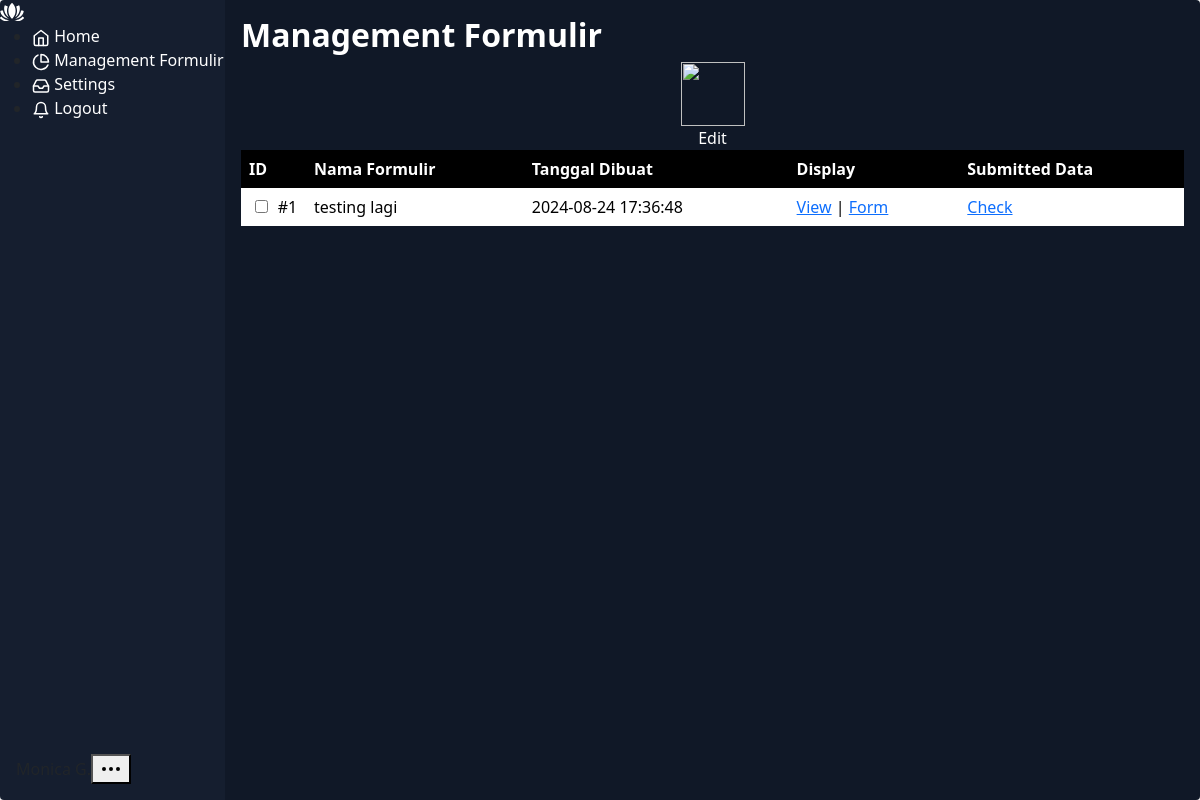
The page /index.php/display/management_formulir on the database as committed earlier.
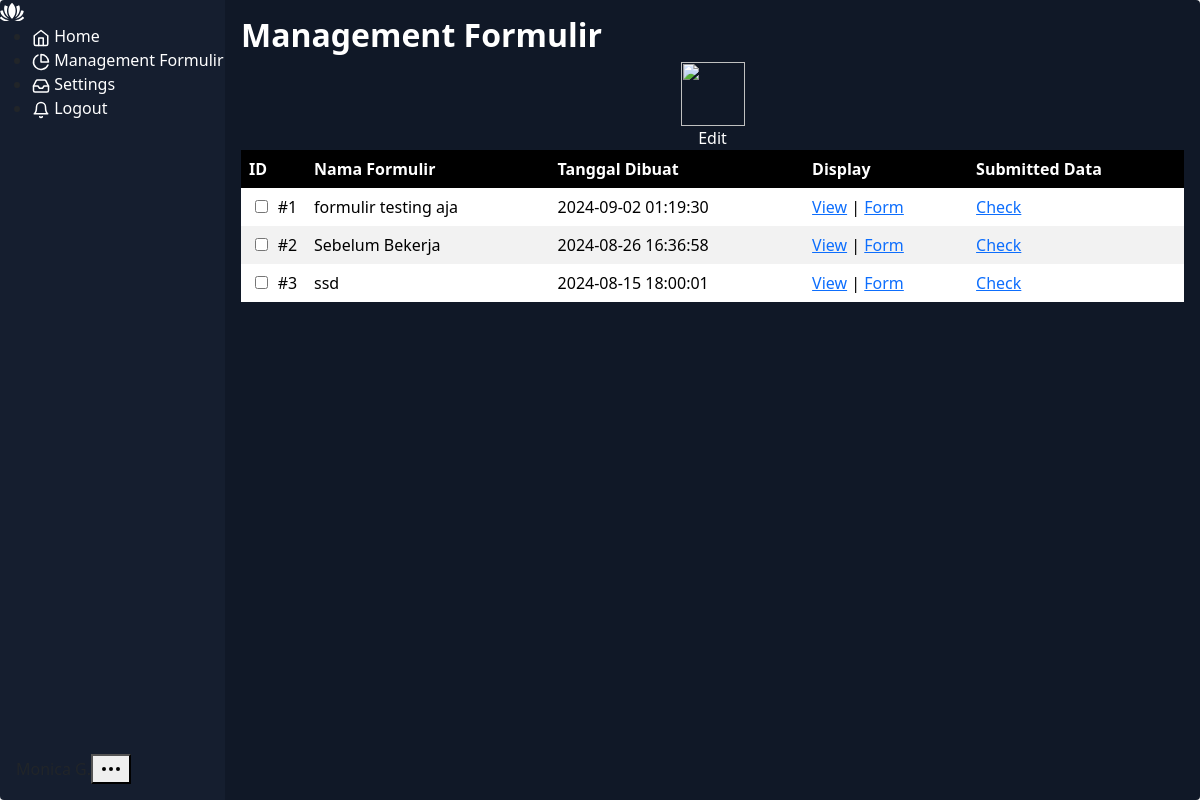
The same page on the database as committed later.
### tables this page shows
CREATE TABLE IF NOT EXISTS `table_formulir` (
  `id` int(11) NOT NULL AUTO_INCREMENT,
  `name` text DEFAULT NULL,
  `code_json` text DEFAULT NULL,
  `date_created` datetime DEFAULT current_timestamp(),
  PRIMARY KEY (`id`)
);

### application/controllers/Display.php (called while the page is built, shortened)
<?php
class Display extends CI_Controller {
	public function __construct(){
		$this->load->model('DBUser');
		$this->load->model('DBFormulir');
		$this->load->model('DBDynamic');
	}
	public function management_formulir(){
		$data = $this->DBFormulir->getAll();
		if(!empty($data)){
		$data = array_reverse($data);
		$dataNa = array(
			'data_formulir' => $data
		);
		$this->load->view('management_formulir', $dataNa);
		}else{
				$this->load->view('management_formulir');
		}
	}
}

### index.php (called while the page is built, shortened)
<?php
require_once BASEPATH.'core/CodeIgniter.php';

### application/models/DBFormulir.php (called while the page is built, shortened)
<?php
class DBFormulir extends CI_Model {
	private $table_name = "table_formulir";
	public function getAll() {
        $query = $this->db->get($this->table_name);
		 if ($query->num_rows() > 0) {
            return $query->result();
        } else {
            return false;
        }
    }
}

### application/views/management_formulir.php (the view, shortened to what this page needs)
<link rel="stylesheet" type="text/css" href="/assets/css/style-dashboard.css">
<link href="/assets/css/bootstrap.min.css" rel="stylesheet">
<link rel="stylesheet" href="/assets/css/dataTables.dataTables.css" />
<div class="app-container">
  <div class="sidebar">
    <div class="sidebar-header">
      <div class="app-icon">
      </div>
    </div>
    <?php include('nav_bar_left.php'); ?>
    <div class="account-info">
      <div class="account-info-name">Monica G.</div>
      <button class="account-info-more">
        <svg xmlns="http://www.w3.org/2000/svg" width="24" height="24" viewBox="0 0 24 24" fill="none" stroke="currentColor" stroke-width="2" stroke-linecap="round" stroke-linejoin="round" class="feather feather-more-horizontal"><circle cx="12" cy="12" r="1"/><circle cx="19" cy="12" r="1"/><circle cx="5" cy="12" r="1"/></svg>
      </button>
    </div>
  </div>
  <div class="app-content">
 <h2 class="text-putih" >Management Formulir</h2>
  <div class="menu row">
      <div class="col item">
        <img src="/assets/images/edit.png">
        <br><a href="" id="edit-data">Edit</a>
      </div>
  </div>
  <table id="table-data" class="display">
  <thead>
    <tr>
      <th class="th-check"> ID</th>
      <th>Nama Formulir</th>
      <th>Tanggal Dibuat</th>
      <th class="no-sort">Display</th>
      <th class="no-sort">Submitted Data</th>
    </tr>
  </thead>
  <tbody>
    <?php if(!empty($data_formulir)): ?>
      <?php $no = 0; $safeName = ""; ?>
    <?php foreach($data_formulir as $data): ?>
      <?php $no++;  $safeName = str_replace(" ", "_", $data->name); ?>
     <tr>
       <td> <input id="<?=$data->id;?>" data-form="<?= $data->name; ?>" type="checkbox"> #<?= $no; ?> </td>
       <td> <?= $data->name; ?> </td>
       <td> <?= $data->date_created; ?> </td>
       <td> <a id="display-formulir-link" href="/display-formulir?id=<?= $data->id; ?>">View</a> |
  <a href="/form?name=<?= $safeName; ?>">Form</a>
       </td>
      <td> <a id="display-data-formulir-link" href="/display-data-formulir?id=<?=$data->id;?>"> Check </a> </td>
     </tr>
    <?php endforeach;?>
    <?php endif;?>
  </tbody>
</table>
</div>

Rows that differ between the two databases and show on the page:
removed table_formulir: name "testing lagi", date_created "2024-08-24 17:36:48"
added table_formulir: name "formulir testing aja", date_created "2024-09-02 01:19:30"
added table_formulir: name "Sebelum Bekerja", date_created "2024-08-26 16:36:58"
added table_formulir: name "ssd", date_created "2024-08-15 18:00:01"
